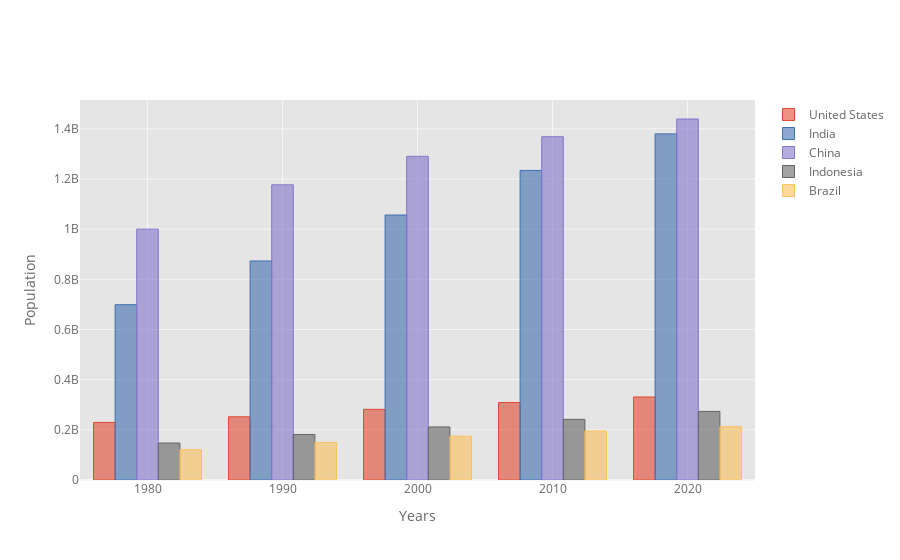

Here is the notebook cell this chart was saved with:
### Markdown cell above
### Barplot grouped per variabele

### Code cell
# filter years out
df_population_sample = df_population[df_population.index.isin([1980, 1990, 2000, 2010, 2020])]
# plotting
df_population_sample.iplot(kind='bar', xTitle='Years',
                           yTitle='Population')

### Figure 1 — Plotly figure (JSON) as saved in the notebook; plotly's stock layout.template omitted (floating-point values rounded to 4 significant figures)
{"data": [{"marker": {"color": "rgba(226, 74, 51, 0.6)", "line": {"color": "rgba(226, 74, 51, 1.0)", "width": 1}}, "name": "United States", "orientation": "v", "text": "", "type": "bar", "x": [1980, 1990, 2000, 2010, 2020], "y": [229476354, 252120309, 281710909, 309011475, 331002651]}, {"marker": {"color": "rgba(62, 111, 176, 0.6)", "line": {"color": "rgba(62, 111, 176, 1.0)", "width": 1}}, "name": "India", "orientation": "v", "text": "", "type": "bar", "x": [1980, 1990, 2000, 2010, 2020], "y": [698952844, 873277798, 1056575549, 1234281170, 1380004385]}, {"marker": {"color": "rgba(132, 118, 202, 0.6)", "line": {"color": "rgba(132, 118, 202, 1.0)", "width": 1}}, "name": "China", "orientation": "v", "text": "", "type": "bar", "x": [1980, 1990, 2000, 2010, 2020], "y": [1000089235, 1176883674, 1290550765, 1368810615, 1439323776]}, {"marker": {"color": "rgba(101, 101, 101, 0.6)", "line": {"color": "rgba(101, 101, 101, 1.0)", "width": 1}}, "name": "Indonesia", "orientation": "v", "text": "", "type": "bar", "x": [1980, 1990, 2000, 2010, 2020], "y": [147447836, 181413402, 211513823, 241834215, 273523615]}, {"marker": {"color": "rgba(251, 193, 94, 0.6)", "line": {"color": "rgba(251, 193, 94, 1.0)", "width": 1}}, "name": "Brazil", "orientation": "v", "text": "", "type": "bar", "x": [1980, 1990, 2000, 2010, 2020], "y": [120694009, 149003223, 174790340, 195713635, 212559417]}], "layout": {"autosize": true, "legend": {"bgcolor": "#FFFFFF", "font": {"color": "#666666"}}, "paper_bgcolor": "#FFFFFF", "plot_bgcolor": "#E5E5E5", "title": {"font": {"color": "#151516"}}, "xaxis": {"autorange": true, "gridcolor": "#F6F6F6", "range": [1975, 2025], "showgrid": true, "tickfont": {"color": "#666666"}, "title": {"font": {"color": "#666666"}, "text": "Years"}, "type": "linear", "zerolinecolor": "#F6F6F6"}, "yaxis": {"autorange": true, "gridcolor": "#F6F6F6", "range": [0, 1515000000.0], "showgrid": true, "tickfont": {"color": "#666666"}, "title": {"font": {"color": "#666666"}, "text": "Population"}, "type": "linear", "zerolinecolor": "#F6F6F6"}}}
